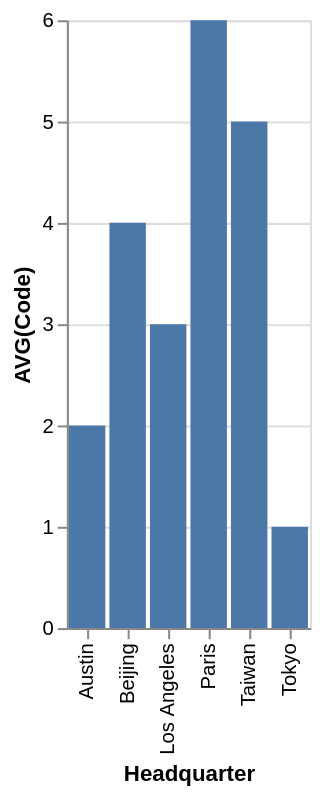

Describe this chart as a Vega-Lite specification.
### Vega-Lite specification from a JSON file in a GitHub repository (floating-point values rounded to 4 significant figures)
{"data": {"values": [{"x_data": "Austin", "y_data": 2}, {"x_data": "Beijing", "y_data": 4}, {"x_data": "Los Angeles", "y_data": 3}, {"x_data": "Paris", "y_data": 6}, {"x_data": "Taiwan", "y_data": 5}, {"x_data": "Tokyo", "y_data": 1}]}, "mark": "bar", "encoding": {"x": {"field": "x_data", "type": "nominal", "title": "Headquarter", "sort": "ascending"}, "y": {"field": "y_data", "type": "quantitative", "title": "AVG(Code)"}}}
